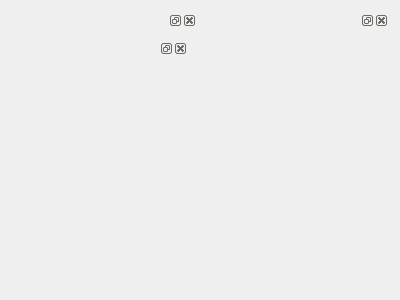
<?xml version="1.0" encoding="UTF-8"?>
<ui version="4.0">
 <class>Form</class>
 <widget class="QWidget" name="Form">
  <property name="geometry">
   <rect>
    <x>0</x>
    <y>0</y>
    <width>400</width>
    <height>300</height>
   </rect>
  </property>
  <property name="windowTitle">
   <string>Form</string>
  </property>
  <layout class="QHBoxLayout" name="horizontalLayout">
   <item>
    <widget class="QDockWidget" name="dockWidget">
     <widget class="QWidget" name="dockWidgetContents">
      <layout class="QHBoxLayout" name="horizontalLayout_2">
       <item>
        <widget class="QDockWidget" name="dockWidget_3">
         <widget class="QWidget" name="dockWidgetContents_3"/>
        </widget>
       </item>
      </layout>
     </widget>
    </widget>
   </item>
   <item>
    <widget class="QDockWidget" name="dockWidget_2">
     <widget class="QWidget" name="dockWidgetContents_2"/>
    </widget>
   </item>
  </layout>
 </widget>
 <resources/>
 <connections/>
</ui>
